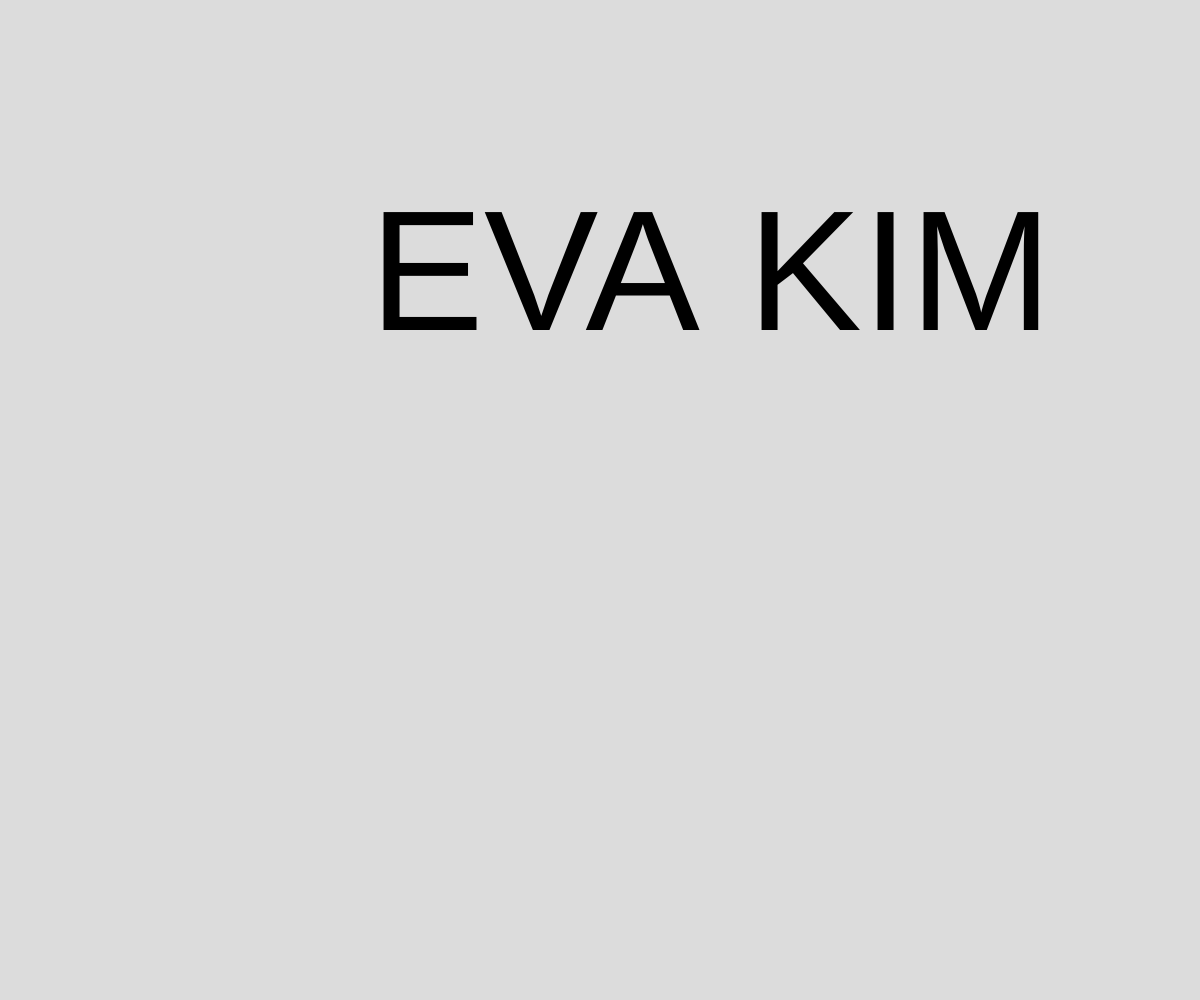
Frame 1 (no input)
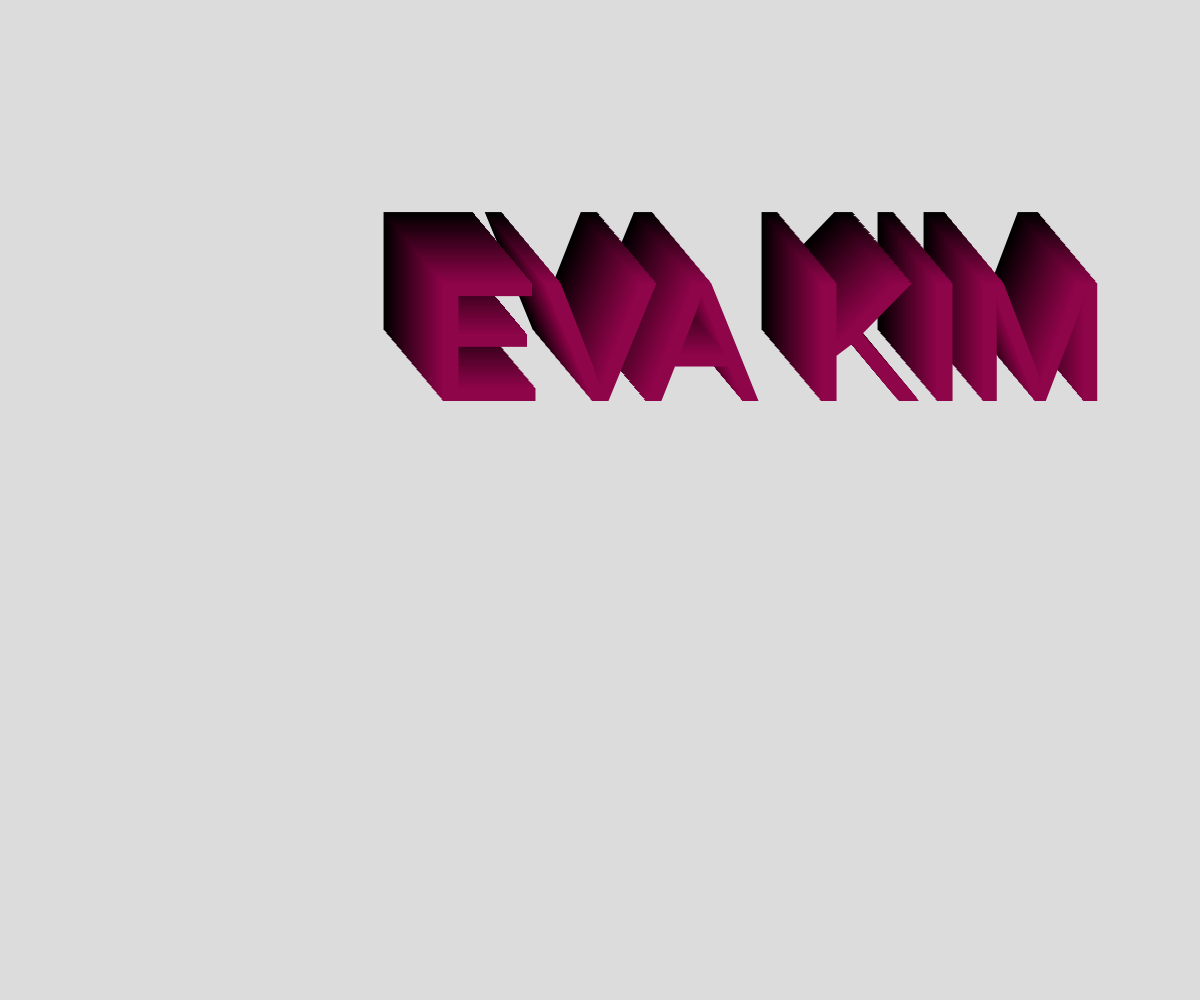
Frame 60 (no input)
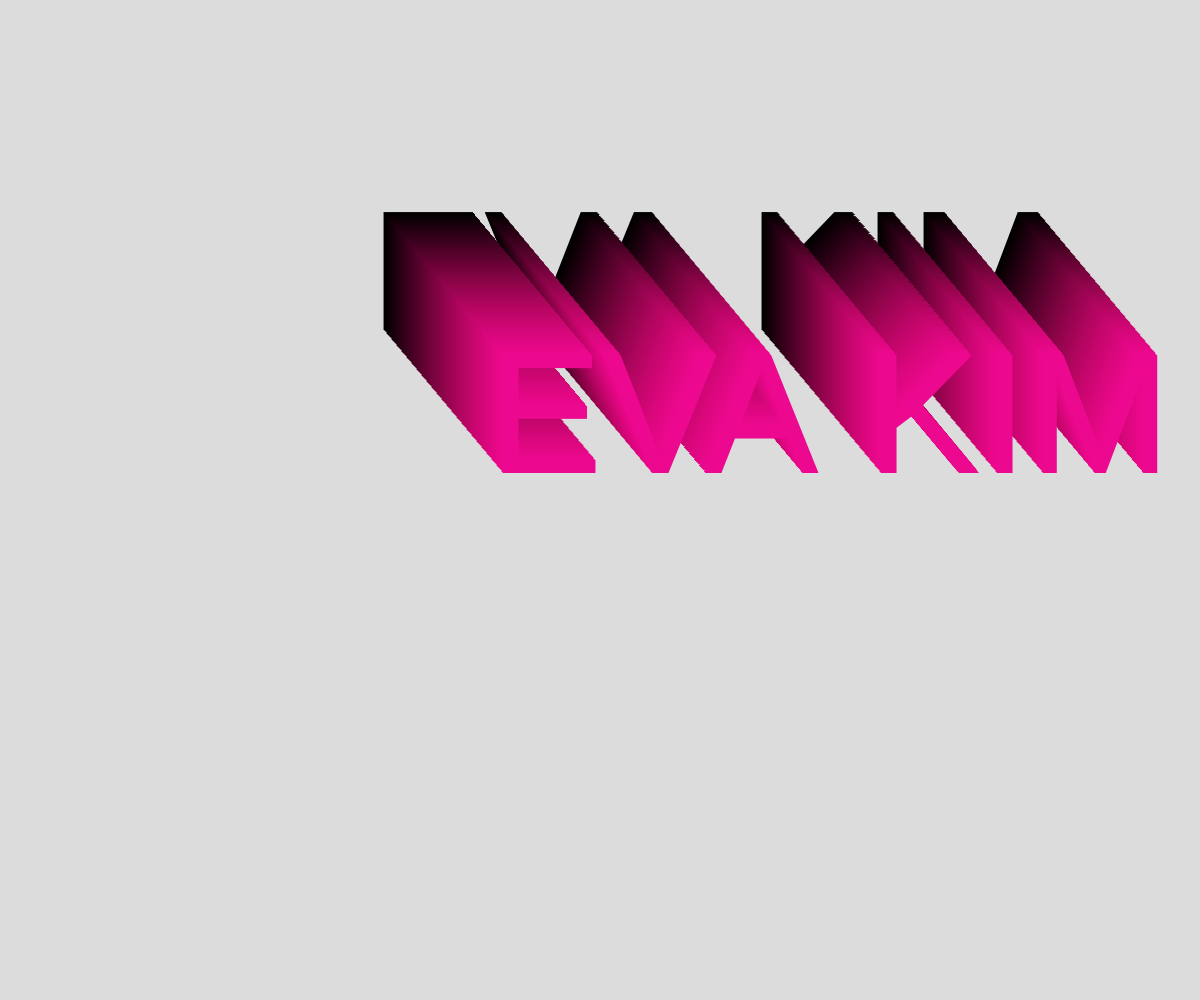
Frame 120 (the mouse pressed at the canvas centre since frame 60)

The p5.js sketch that drew these frames (run headless with seeded random() and noise() and a simulated clock; from frame 60 on, the mouse is pressed at the canvas centre):

// p5.js sketch
// ── sketch.js
let posX,  posY, acelerX, acelerY, cambiaColor, cambiaColor02, cambiaColor03, elTexto, altoTExto, anchoTexto ;

function setup() {
  createCanvas(window.innerWidth, window.innerHeight);
  textSize(width/7);
  elTexto = "EVA KIM";
  anchoTexto = textWidth(elTexto);
  altoTExto = textAscent();
  posX = random(width-anchoTexto);
  posY = random(altoTExto,height);
  acelerX = 1;
  acelerY = 1.2;
  cambiaColor = 0
  cambiaColor02 = 0;
  cambiaColor03 = 0;
    background(220);
}

function draw() {

  fill(255 * abs(sin(cambiaColor)),255 * abs(sin(cambiaColor02)),255 * abs(sin(cambiaColor03)));
  cambiaColor+= 0.01;
  cambiaColor02+= 0.0003;
  cambiaColor03+= 0.005;
  text(elTexto, posX, posY);
  
  posX+= acelerX;
  posY+= acelerY;
  
  
  if(posX > width-anchoTexto || posX < 0){    
    acelerX = -acelerX;
  }
    if(posY > height || posY < 0+altoTExto){    
    acelerY = -acelerY;
  }
}
